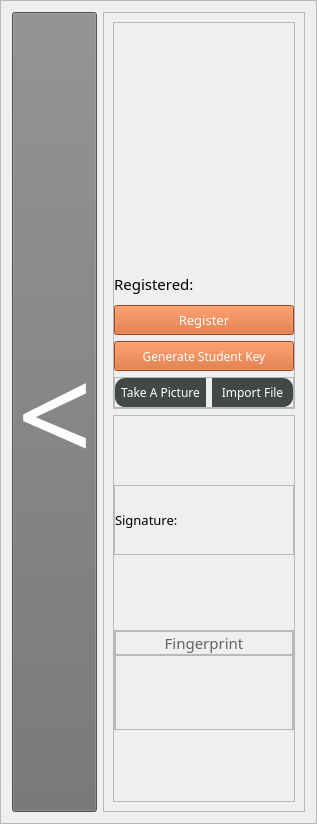
            <widget class="QFrame" name="frame_30">
             <property name="maximumSize">
              <size>
               <width>350</width>
               <height>16777215</height>
              </size>
             </property>
             <property name="frameShape">
              <enum>QFrame::StyledPanel</enum>
             </property>
             <property name="frameShadow">
              <enum>QFrame::Raised</enum>
             </property>
             <layout class="QHBoxLayout" name="horizontalLayout_21">
              <item>
               <widget class="QPushButton" name="previous_data_button">
                <property name="minimumSize">
                 <size>
                  <width>80</width>
                  <height>800</height>
                 </size>
                </property>
                <property name="maximumSize">
                 <size>
                  <width>100</width>
                  <height>16777215</height>
                 </size>
                </property>
                <property name="font">
                 <font>
                  <family>Californian FB</family>
                  <pointsize>100</pointsize>
                 </font>
                </property>
                <property name="styleSheet">
                 <string notr="true">QPushButton {
color: #ffffff;
background-color: rgb(112, 112, 112);
}

QPushButton:hover {
	background-color: rgb(168, 168, 168);
}</string>
                </property>
                <property name="text">
                 <string>&lt;</string>
                </property>
               </widget>
              </item>
              <item>
               <widget class="QFrame" name="frame_33">
                <property name="frameShape">
                 <enum>QFrame::StyledPanel</enum>
                </property>
                <property name="frameShadow">
                 <enum>QFrame::Raised</enum>
                </property>
                <layout class="QVBoxLayout" name="verticalLayout_26">
                 <item>
                  <widget class="QFrame" name="frame_7">
                   <property name="frameShape">
                    <enum>QFrame::StyledPanel</enum>
                   </property>
                   <property name="frameShadow">
                    <enum>QFrame::Raised</enum>
                   </property>
                   <layout class="QVBoxLayout" name="verticalLayout_27">
                    <property name="leftMargin">
                     <number>0</number>
                    </property>
                    <property name="topMargin">
                     <number>0</number>
                    </property>
                    <property name="rightMargin">
                     <number>0</number>
                    </property>
                    <property name="bottomMargin">
                     <number>0</number>
                    </property>
                    <item>
                     <widget class="QLabel" name="label_12">
                      <property name="minimumSize">
                       <size>
                        <width>180</width>
                        <height>240</height>
                       </size>
                      </property>
                      <property name="maximumSize">
                       <size>
                        <width>180</width>
                        <height>240</height>
                       </size>
                      </property>
                      <property name="text">
                       <string/>
                      </property>
                      <property name="scaledContents">
                       <bool>true</bool>
                      </property>
                     </widget>
                    </item>
                    <item>
                     <widget class="QLabel" name="label_48">
                      <property name="maximumSize">
                       <size>
                        <width>16777215</width>
                        <height>30</height>
                       </size>
                      </property>
                      <property name="font">
                       <font>
                        <family>JetBrains Mono NL SemiBold</family>
                        <pointsize>11</pointsize>
                       </font>
                      </property>
                      <property name="text">
                       <string>Registered: </string>
                      </property>
                     </widget>
                    </item>
                    <item>
                     <widget class="QPushButton" name="pushButton_8">
                      <property name="minimumSize">
                       <size>
                        <width>0</width>
                        <height>30</height>
                       </size>
                      </property>
                      <property name="maximumSize">
                       <size>
                        <width>16777215</width>
                        <height>30</height>
                       </size>
                      </property>
                      <property name="font">
                       <font>
                        <family>JetBrains Mono NL Medium</family>
                        <pointsize>10</pointsize>
                       </font>
                      </property>
                      <property name="cursor">
                       <cursorShape>PointingHandCursor</cursorShape>
                      </property>
                      <property name="styleSheet">
                       <string notr="true">color: rgb(255, 255, 255);
background-color: rgb(213, 93, 33);</string>
                      </property>
                      <property name="text">
                       <string>Register</string>
                      </property>
                     </widget>
                    </item>
                    <item>
                     <widget class="QPushButton" name="individual_student_key">
                      <property name="minimumSize">
                       <size>
                        <width>0</width>
                        <height>30</height>
                       </size>
                      </property>
                      <property name="font">
                       <font>
                        <family>JetBrains Mono NL Medium</family>
                        <pointsize>9</pointsize>
                       </font>
                      </property>
                      <property name="styleSheet">
                       <string notr="true">color: rgb(255, 255, 255);
background-color: rgb(213, 93, 33);</string>
                      </property>
                      <property name="text">
                       <string>Generate Student Key</string>
                      </property>
                     </widget>
                    </item>
                    <item>
                     <widget class="QFrame" name="frame_32">
                      <property name="maximumSize">
                       <size>
                        <width>16777215</width>
                        <height>40</height>
                       </size>
                      </property>
                      <property name="frameShape">
                       <enum>QFrame::StyledPanel</enum>
                      </property>
                      <property name="frameShadow">
                       <enum>QFrame::Raised</enum>
                      </property>
                      <layout class="QHBoxLayout" name="horizontalLayout_23">
                       <property name="leftMargin">
                        <number>0</number>
                       </property>
                       <property name="topMargin">
                        <number>0</number>
                       </property>
                       <property name="rightMargin">
                        <number>0</number>
                       </property>
                       <property name="bottomMargin">
                        <number>0</number>
                       </property>
                       <item>
                        <widget class="QPushButton" name="take_photo">
                         <property name="font">
                          <font>
                           <family>JetBrains Mono NL Medium</family>
                          </font>
                         </property>
                         <property name="cursor">
                          <cursorShape>PointingHandCursor</cursorShape>
                         </property>
                         <property name="styleSheet">
                          <string notr="true">color: rgb(255, 255, 255);
background-color: rgb(66, 72, 68);
padding: 6px;
border-top-left-radius: 10px;
border-bottom-left-radius: 10px;</string>
                         </property>
                         <property name="text">
                          <string>Take A Picture</string>
                         </property>
                        </widget>
                       </item>
                       <item>
                        <widget class="QPushButton" name="import_file">
                         <property name="font">
                          <font>
                           <family>JetBrains Mono NL Medium</family>
                          </font>
                         </property>
                         <property name="cursor">
                          <cursorShape>PointingHandCursor</cursorShape>
                         </property>
                         <property name="styleSheet">
                          <string notr="true">color: rgb(255, 255, 255);
background-color: rgb(66, 72, 68);
padding: 6px;
border-top-right-radius: 10px;
border-bottom-right-radius: 10px;</string>
                         </property>
                         <property name="text">
                          <string>Import File</string>
                         </property>
                        </widget>
                       </item>
                      </layout>
                     </widget>
                    </item>
                   </layout>
                  </widget>
                 </item>
                 <item>
                  <widget class="QFrame" name="frame_38">
                   <property name="minimumSize">
                    <size>
                     <width>0</width>
                     <height>280</height>
                    </size>
                   </property>
                   <property name="maximumSize">
                    <size>
                     <width>16777215</width>
                     <height>600</height>
                    </size>
                   </property>
                   <property name="frameShape">
                    <enum>QFrame::StyledPanel</enum>
                   </property>
                   <property name="frameShadow">
                    <enum>QFrame::Raised</enum>
                   </property>
                   <layout class="QVBoxLayout" name="verticalLayout_35">
                    <property name="leftMargin">
                     <number>0</number>
                    </property>
                    <property name="topMargin">
                     <number>0</number>
                    </property>
                    <property name="rightMargin">
                     <number>0</number>
                    </property>
                    <property name="bottomMargin">
                     <number>0</number>
                    </property>
                    <item>
                     <widget class="QFrame" name="frame_51">
                      <property name="minimumSize">
                       <size>
                        <width>0</width>
                        <height>70</height>
                       </size>
                      </property>
                      <property name="maximumSize">
                       <size>
                        <width>16777215</width>
                        <height>70</height>
                       </size>
                      </property>
                      <property name="frameShape">
                       <enum>QFrame::StyledPanel</enum>
                      </property>
                      <property name="frameShadow">
                       <enum>QFrame::Raised</enum>
                      </property>
                      <layout class="QHBoxLayout" name="horizontalLayout_31">
                       <property name="leftMargin">
                        <number>0</number>
                       </property>
                       <property name="topMargin">
                        <number>0</number>
                       </property>
                       <property name="rightMargin">
                        <number>0</number>
                       </property>
                       <property name="bottomMargin">
                        <number>0</number>
                       </property>
                       <item>
                        <widget class="QLabel" name="label71">
                         <property name="maximumSize">
                          <size>
                           <width>90</width>
                           <height>16777215</height>
                          </size>
                         </property>
                         <property name="sizeIncrement">
                          <size>
                           <width>0</width>
                           <height>0</height>
                          </size>
                         </property>
                         <property name="font">
                          <font>
                           <family>JetBrains Mono Medium</family>
                           <pointsize>10</pointsize>
                          </font>
                         </property>
                         <property name="text">
                          <string>Signature:</string>
                         </property>
                        </widget>
                       </item>
                       <item>
                        <widget class="QLabel" name="signature">
                         <property name="text">
                          <string/>
                         </property>
                         <property name="scaledContents">
                          <bool>true</bool>
                         </property>
                        </widget>
                       </item>
                      </layout>
                     </widget>
                    </item>
                    <item>
                     <widget class="QFrame" name="frame_52">
                      <property name="minimumSize">
                       <size>
                        <width>0</width>
                        <height>100</height>
                       </size>
                      </property>
                      <property name="maximumSize">
                       <size>
                        <width>16777215</width>
                        <height>100</height>
                       </size>
                      </property>
                      <property name="frameShape">
                       <enum>QFrame::StyledPanel</enum>
                      </property>
                      <property name="frameShadow">
                       <enum>QFrame::Raised</enum>
                      </property>
                      <layout class="QVBoxLayout" name="verticalLayout_36">
                       <property name="spacing">
                        <number>0</number>
                       </property>
                       <property name="leftMargin">
                        <number>0</number>
                       </property>
                       <property name="topMargin">
                        <number>0</number>
                       </property>
                       <property name="rightMargin">
                        <number>0</number>
                       </property>
                       <property name="bottomMargin">
                        <number>0</number>
                       </property>
                       <item>
                        <widget class="QFrame" name="frame_53">
                         <property name="maximumSize">
                          <size>
                           <width>16777215</width>
                           <height>30</height>
                          </size>
                         </property>
                         <property name="frameShape">
                          <enum>QFrame::StyledPanel</enum>
                         </property>
                         <property name="frameShadow">
                          <enum>QFrame::Raised</enum>
                         </property>
                         <layout class="QHBoxLayout" name="horizontalLayout_32">
                          <property name="leftMargin">
                           <number>0</number>
                          </property>
                          <property name="topMargin">
                           <number>0</number>
                          </property>
                          <property name="rightMargin">
                           <number>0</number>
                          </property>
                          <property name="bottomMargin">
                           <number>0</number>
                          </property>
                          <item>
                           <widget class="QLabel" name="label_29">
                            <property name="font">
                             <font>
                              <family>JetBrains Mono NL ExtraBold</family>
                             </font>
                            </property>
                            <property name="text">
                             <string>&lt;html&gt;&lt;head/&gt;&lt;body&gt;&lt;p align=&quot;center&quot;&gt;&lt;span style=&quot; font-size:11pt; color:#646464;&quot;&gt;Fingerprint&lt;/span&gt;&lt;/p&gt;&lt;/body&gt;&lt;/html&gt;</string>
                            </property>
                           </widget>
                          </item>
                         </layout>
                        </widget>
                       </item>
                       <item>
                        <widget class="QFrame" name="frame_54">
                         <property name="minimumSize">
                          <size>
                           <width>0</width>
                           <height>120</height>
                          </size>
                         </property>
                         <property name="maximumSize">
                          <size>
                           <width>16777215</width>
                           <height>120</height>
                          </size>
                         </property>
                         <property name="frameShape">
                          <enum>QFrame::StyledPanel</enum>
                         </property>
                         <property name="frameShadow">
                          <enum>QFrame::Raised</enum>
                         </property>
                         <layout class="QHBoxLayout" name="horizontalLayout_33">
                          <item>
                           <widget class="QLabel" name="left_thumb">
                            <property name="text">
                             <string/>
                            </property>
                            <property name="scaledContents">
                             <bool>true</bool>
                            </property>
                           </widget>
                          </item>
                          <item>
                           <widget class="QLabel" name="right_thumb">
                            <property name="text">
                             <string/>
                            </property>
                            <property name="scaledContents">
                             <bool>true</bool>
                            </property>
                           </widget>
                          </item>
                         </layout>
                        </widget>
                       </item>
                      </layout>
                     </widget>
                    </item>
                   </layout>
                  </widget>
                 </item>
                </layout>
               </widget>
              </item>
             </layout>
            </widget>
